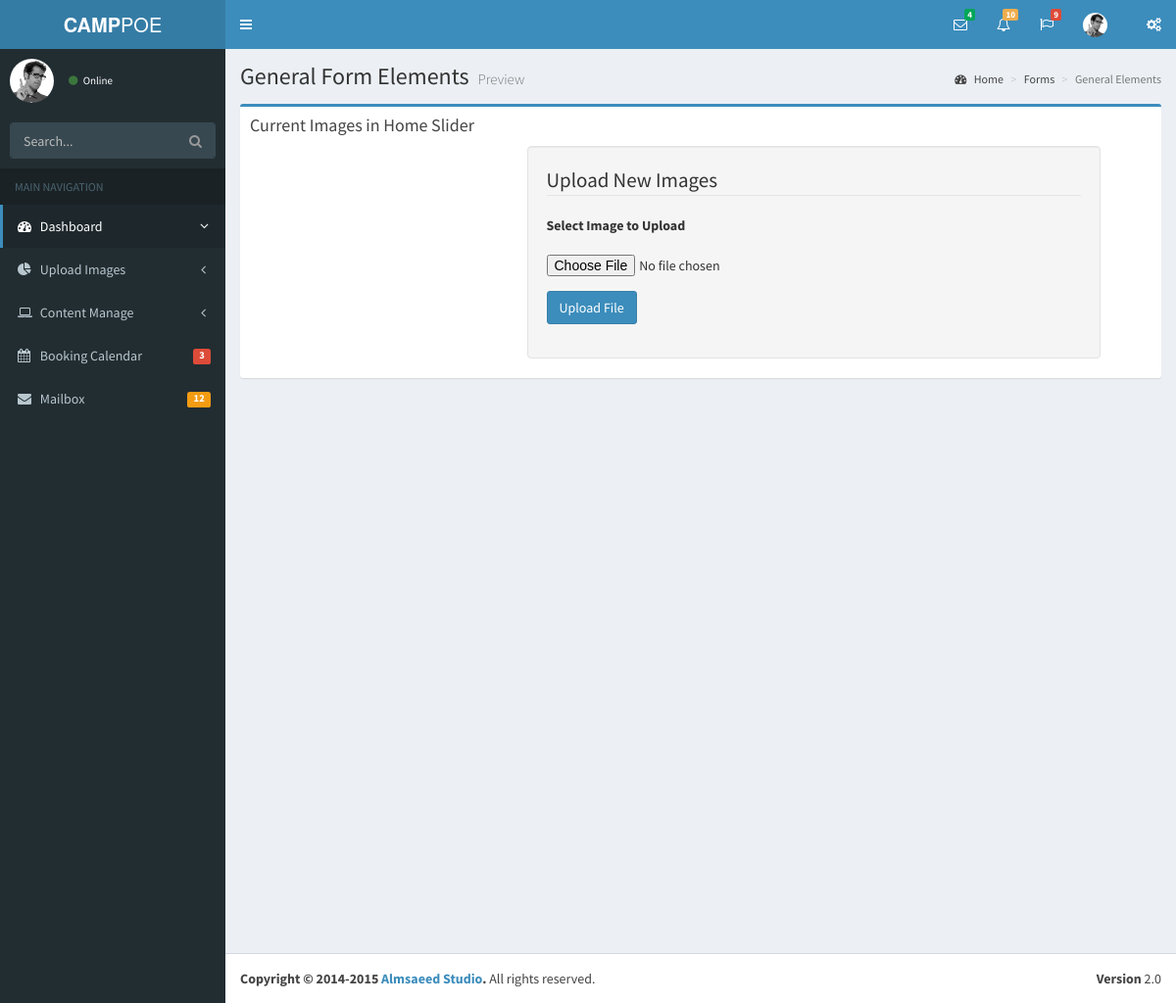
/index.php/image/manage_images, run on an earlier commit of the app's database.
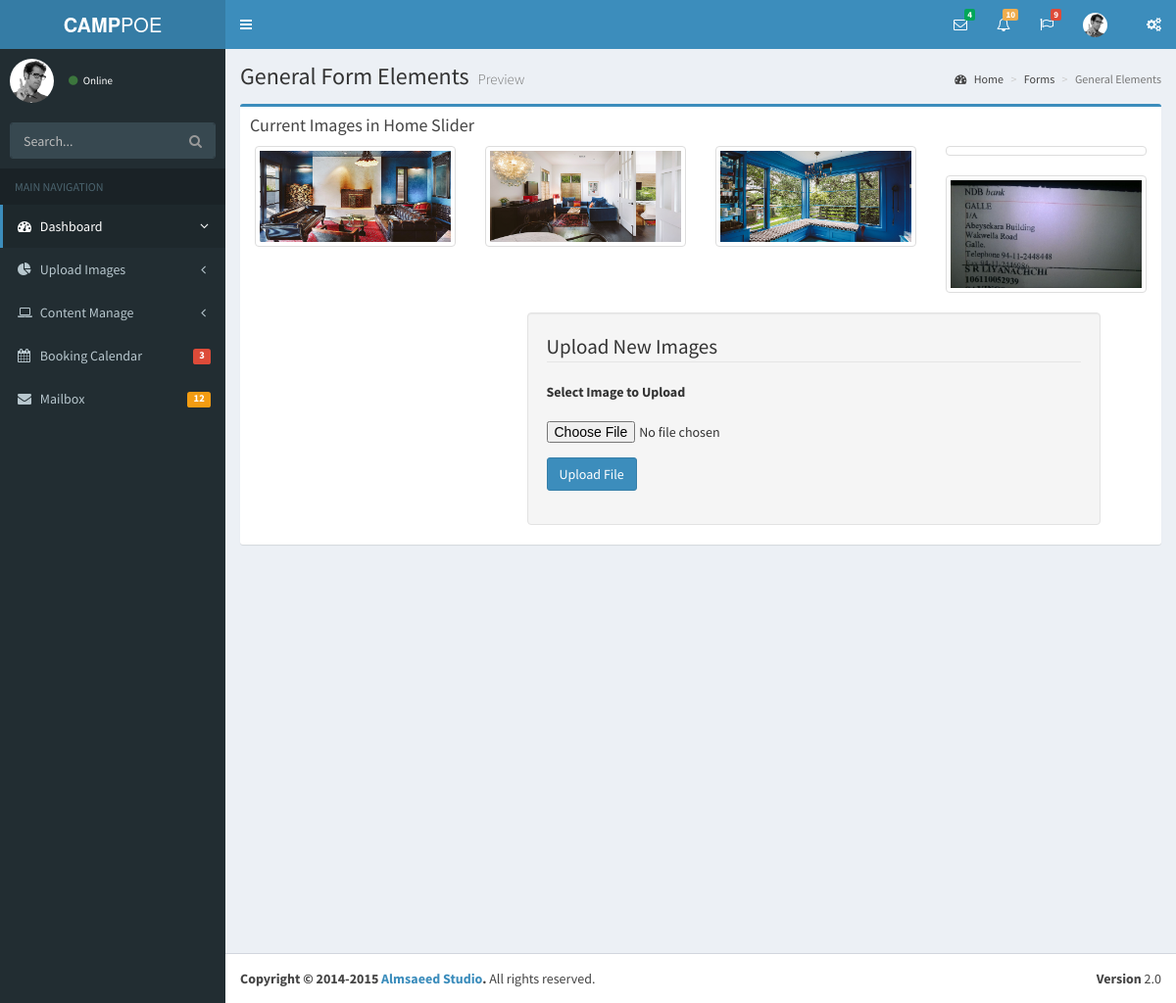
And on a later commit of the database.
### tables this page shows
CREATE TABLE IF NOT EXISTS `home_sider` (
  `id` int(11) NOT NULL AUTO_INCREMENT,
  `url` varchar(500) NOT NULL,
  `uploaded_by` varchar(100) NOT NULL,
  `date` timestamp NOT NULL,
  PRIMARY KEY (`id`)
);

### application/controllers/Image.php (called while the page is built, shortened)
<?php
class Image extends CI_Controller {
    function __construct() {
        $this->load->helper(array('form', 'url'));
    }
    public function manage_images() {
        $data['result'] = $this->imagemodel->getHomeImages();
        $this->load->view('admin_upload_img', $data);
    }
}

### index.php (called while the page is built, shortened)
<?php
require_once BASEPATH.'core/CodeIgniter.php';

### application/models/imagemodel.php (called while the page is built, shortened)
<?php
class imagemodel extends CI_Model {
    function getHomeImages() {
        $query = $this->db->get('home_sider');
        return $query->result();
    }
}
?>

### application/views/admin_upload_img.php (the view, shortened to what this page needs)
<!DOCTYPE html>
<html>
    <head>
        <link href="<?php echo base_url(); ?>resoures/admin/bootstrap/css/bootstrap.min.css" rel="stylesheet" type="text/css" />
        <link href="https://maxcdn.bootstrapcdn.com/font-awesome/4.3.0/css/font-awesome.min.css" rel="stylesheet" type="text/css" />
        <link href="https://code.ionicframework.com/ionicons/2.0.1/css/ionicons.min.css" rel="stylesheet" type="text/css" />
        <link href="<?php echo base_url(); ?>resoures/admin/dist/css/AdminLTE.min.css" rel="stylesheet" type="text/css" />
        <link href="<?php echo base_url(); ?>resoures/admin/dist/css/skins/_all-skins.min.css" rel="stylesheet" type="text/css" />
    </head>
    <body class="skin-blue sidebar-mini">
        <div class="wrapper">
            <header class="main-header">
                <a href="index2.html" class="logo">
                    <span class="logo-lg"><b>CAMP</b>POE</span>
                </a>
                <nav class="navbar navbar-static-top" role="navigation">
                    <a href="#" class="sidebar-toggle" data-toggle="offcanvas" role="button">
                    </a>
                    <div class="navbar-custom-menu">
                        <ul class="nav navbar-nav">
                            <li class="dropdown messages-menu">
                                <a href="#" class="dropdown-toggle" data-toggle="dropdown">
                                    <i class="fa fa-envelope-o"></i>
                                    <span class="label label-success">4</span>
                                </a>
                            </li>
                            <li class="dropdown notifications-menu">
                                <a href="#" class="dropdown-toggle" data-toggle="dropdown">
                                    <i class="fa fa-bell-o"></i>
                                    <span class="label label-warning">10</span>
                                </a>
                            </li>
                            <li class="dropdown tasks-menu">
                                <a href="#" class="dropdown-toggle" data-toggle="dropdown">
                                    <i class="fa fa-flag-o"></i>
                                    <span class="label label-danger">9</span>
                                </a>
                            </li>
                            <li class="dropdown user user-menu">
                                <a href="#" class="dropdown-toggle" data-toggle="dropdown">
                                    <img src="<?php echo base_url(); ?>resoures/admin/dist/img/user2-160x160.jpg" class="user-image" alt="User Image"/>
                                </a>
                            </li>
                            <li>
                                <a href="#" data-toggle="control-sidebar"><i class="fa fa-gears"></i></a>
                            </li>
                        </ul>
                    </div>
                </nav>
            </header>
            <aside class="main-sidebar">
                <section class="sidebar">
                    <div class="user-panel">
                        <div class="pull-left image">
                            <img src="<?php echo base_url(); ?>resoures/admin/dist/img/user2-160x160.jpg" class="img-circle" alt="User Image" />
                        </div>
                        <div class="pull-left info">
                            <a href="#"><i class="fa fa-circle text-success"></i> Online</a>
                        </div>
                    </div>
                    <form action="#" method="get" class="sidebar-form">
                        <div class="input-group">
                            <input type="text" name="q" class="form-control" placeholder="Search..."/>
                            <span class="input-group-btn">
                                <button type='submit' name='search' id='search-btn' class="btn btn-flat"><i class="fa fa-search"></i></button>
                            </span>
                        </div>
                    </form>
                    <ul class="sidebar-menu">
                        <li class="header">MAIN NAVIGATION</li>
                        <li class="active treeview">
                            <a href="#">
                                <i class="fa fa-dashboard"></i> <span>Dashboard</span> <i class="fa fa-angle-left pull-right"></i>
                            </a>
                        </li>
                        <li class="treeview">
                            <a href="#">
                                <i class="fa fa-pie-chart"></i>
                                <span>Upload Images</span>
                                <i class="fa fa-angle-left pull-right"></i>
                            </a>
                        </li>
                        <li class="treeview">
                            <a href="#">
                                <i class="fa fa-laptop"></i>
                                <span>Content Manage</span>
                                <i class="fa fa-angle-left pull-right"></i>
                            </a>
                        </li>
                        <li>
                            <a href="pages/calendar.html">
                                <i class="fa fa-calendar"></i> <span>Booking Calendar</span>
                                <small class="label pull-right bg-red">3</small>
                            </a>
                        </li>
                        <li>
                            <a href="pages/mailbox/mailbox.html">
                                <i class="fa fa-envelope"></i> <span>Mailbox</span>
                                <small class="label pull-right bg-yellow">12</small>
                            </a>
                        </li>
                </section>
            </aside>
            <div class="content-wrapper">
                <section class="content-header">
                    <h1>
                        General Form Elements
                        <small>Preview</small>
                    </h1>
                    <ol class="breadcrumb">
                        <li><a href="#"><i class="fa fa-dashboard"></i> Home</a></li>
                        <li><a href="#">Forms</a></li>
                        <li class="active">General Elements</li>
                    </ol>
                </section>
                <section class="content">
                    <div class="row">
                        <div class="col-md-12">
                            <div class="box box-primary">
                                <div class="box-header">
                                    <h3 class="box-title">Current Images in Home Slider</h3>
                                </div>
                                <?php
                                if (!empty($result)) {
                                    foreach ($result as $home) {
                                        echo "<div class='col-lg-3 col-md-4 col-xs-6 thumb'>";
                                        echo "<a class='thumbnail' href='" . base_url() . "/index.php/image/delete?img_id=" . $home->id . "'>";
                                        echo "<img class='img-responsive' src='" . base_url() . $home->url . "'' alt=''>";
                                        echo "</a>";
                                        echo "</div>";
                                    }
                                }
                                ?>
                                <div class="container">
                                    <div class="row">
                                        <div class="col-md-6 col-md-offset-3 well">
                                            <legend>Upload New Images</legend>
                                            <?php echo form_open_multipart('image/upload'); ?>
                                            <fieldset>
                                                <div class="form-group">
                                                    <div class="row">
                                                        <div class="col-md-12">
                                                            <label for="filename" class="control-label">Select Image to Upload</label>
                                                        </div>
                                                    </div>
                                                </div>
                                                <div class="form-group">
                                                    <div class="row">
                                                        <div class="col-md-12">
                                                            <input type="file" name="filename" size="20" />
                                                        </div>
                                                    </div>
                                                </div>
                                                <div class="form-group">
                                                    <div class="row">
                                                        <div class="col-md-12">
                                                            <input type="submit" value="Upload File" class="btn btn-primary"/>
                                                        </div>
                                                    </div>
                                                </div>
                                            </fieldset>
                                            <?php echo form_close(); ?>
                                        </div>
                                    </div>
                                </div>
                            </div>
                            <!DOCTYPE html>
                        </div>
                    </div>
                </section>
            </div>
            <footer class="main-footer">
                <div class="pull-right hidden-xs">
                    <b>Version</b> 2.0
                </div>
                <strong>Copyright &copy; 2014-2015 <a href="http://almsaeedstudio.com">Almsaeed Studio</a>.</strong> All rights reserved.
            </footer>
        </div>
    </body>
</html>

What changed in the data, as far as the page shows it:
added home_sider: url (picture)
added home_sider: url (picture)
added home_sider: url (picture)
added home_sider: url (picture)
